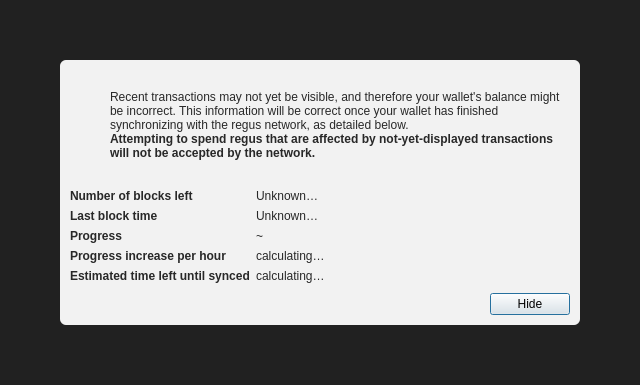
<?xml version="1.0" encoding="UTF-8"?>
<ui version="4.0">
 <class>ModalOverlay</class>
 <widget class="QWidget" name="ModalOverlay">
  <property name="geometry">
   <rect>
    <x>0</x>
    <y>0</y>
    <width>640</width>
    <height>385</height>
   </rect>
  </property>
  <property name="windowTitle">
   <string>Form</string>
  </property>
  <layout class="QVBoxLayout" name="verticalLayout" stretch="0">
   <property name="sizeConstraint">
    <enum>QLayout::SetDefaultConstraint</enum>
   </property>
   <property name="leftMargin">
    <number>0</number>
   </property>
   <property name="topMargin">
    <number>0</number>
   </property>
   <property name="rightMargin">
    <number>0</number>
   </property>
   <property name="bottomMargin">
    <number>0</number>
   </property>
   <item>
    <widget class="QWidget" name="bgWidget" native="true">
     <property name="styleSheet">
      <string notr="true">#bgWidget { background: rgba(0,0,0,220); }</string>
     </property>
     <layout class="QVBoxLayout" name="verticalLayoutMain" stretch="1">
      <property name="leftMargin">
       <number>60</number>
      </property>
      <property name="topMargin">
       <number>60</number>
      </property>
      <property name="rightMargin">
       <number>60</number>
      </property>
      <property name="bottomMargin">
       <number>60</number>
      </property>
      <item>
       <widget class="QWidget" name="contentWidget" native="true">
        <property name="styleSheet">
         <string notr="true">#contentWidget { background: rgba(255,255,255,240); border-radius: 6px; }

QLabel { color: rgb(40,40,40);  }</string>
        </property>
        <layout class="QVBoxLayout" name="verticalLayoutSub" stretch="1,0,0,0">
         <property name="spacing">
          <number>0</number>
         </property>
         <property name="leftMargin">
          <number>10</number>
         </property>
         <property name="topMargin">
          <number>10</number>
         </property>
         <property name="rightMargin">
          <number>10</number>
         </property>
         <property name="bottomMargin">
          <number>10</number>
         </property>
         <item>
          <layout class="QHBoxLayout" name="horizontalLayoutIconText" stretch="0,1">
           <property name="topMargin">
            <number>20</number>
           </property>
           <item>
            <layout class="QVBoxLayout" name="verticalLayoutIcon">
             <property name="leftMargin">
              <number>0</number>
             </property>
             <item>
              <widget class="QPushButton" name="warningIcon">
               <property name="enabled">
                <bool>false</bool>
               </property>
               <property name="text">
                <string/>
               </property>
               <property name="icon">
                <iconset>
                 <normaloff>:/icons/warning</normaloff>
                 <disabledoff>:/icons/warning</disabledoff>:/icons/warning</iconset>
               </property>
               <property name="iconSize">
                <size>
                 <width>48</width>
                 <height>48</height>
                </size>
               </property>
               <property name="flat">
                <bool>true</bool>
               </property>
              </widget>
             </item>
             <item>
              <spacer name="verticalSpacerWarningIcon">
               <property name="orientation">
                <enum>Qt::Vertical</enum>
               </property>
               <property name="sizeHint" stdset="0">
                <size>
                 <width>20</width>
                 <height>40</height>
                </size>
               </property>
              </spacer>
             </item>
            </layout>
           </item>
           <item>
            <layout class="QVBoxLayout" name="verticalLayoutInfoText">
             <property name="leftMargin">
              <number>0</number>
             </property>
             <property name="topMargin">
              <number>0</number>
             </property>
             <item>
              <widget class="QLabel" name="infoText">
               <property name="text">
                <string>Recent transactions may not yet be visible, and therefore your wallet's balance might be incorrect. This information will be correct once your wallet has finished synchronizing with the regus network, as detailed below.</string>
               </property>
               <property name="textFormat">
                <enum>Qt::RichText</enum>
               </property>
               <property name="wordWrap">
                <bool>true</bool>
               </property>
              </widget>
             </item>
             <item>
              <widget class="QLabel" name="infoTextStrong">
               <property name="font">
                <font>
                 <weight>75</weight>
                 <bold>true</bold>
                </font>
               </property>
               <property name="text">
                <string>Attempting to spend regus that are affected by not-yet-displayed transactions will not be accepted by the network.</string>
               </property>
               <property name="textFormat">
                <enum>Qt::RichText</enum>
               </property>
               <property name="wordWrap">
                <bool>true</bool>
               </property>
              </widget>
             </item>
             <item>
              <spacer name="verticalSpacerInTextSpace">
               <property name="orientation">
                <enum>Qt::Vertical</enum>
               </property>
               <property name="sizeHint" stdset="0">
                <size>
                 <width>20</width>
                 <height>40</height>
                </size>
               </property>
              </spacer>
             </item>
            </layout>
           </item>
          </layout>
         </item>
         <item>
          <spacer name="verticalSpacerAfterText">
           <property name="orientation">
            <enum>Qt::Vertical</enum>
           </property>
           <property name="sizeHint" stdset="0">
            <size>
             <width>20</width>
             <height>40</height>
            </size>
           </property>
          </spacer>
         </item>
         <item>
          <layout class="QFormLayout" name="formLayout">
           <property name="fieldGrowthPolicy">
            <enum>QFormLayout::FieldsStayAtSizeHint</enum>
           </property>
           <property name="horizontalSpacing">
            <number>6</number>
           </property>
           <property name="verticalSpacing">
            <number>6</number>
           </property>
           <property name="topMargin">
            <number>10</number>
           </property>
           <item row="0" column="0">
            <widget class="QLabel" name="labelNumberOfBlocksLeft">
             <property name="font">
              <font>
               <weight>75</weight>
               <bold>true</bold>
              </font>
             </property>
             <property name="text">
              <string>Number of blocks left</string>
             </property>
            </widget>
           </item>
           <item row="0" column="1">
            <widget class="QLabel" name="numberOfBlocksLeft">
             <property name="text">
              <string>Unknown…</string>
             </property>
            </widget>
           </item>
           <item row="1" column="0">
            <widget class="QLabel" name="labelLastBlockTime">
             <property name="font">
              <font>
               <weight>75</weight>
               <bold>true</bold>
              </font>
             </property>
             <property name="text">
              <string>Last block time</string>
             </property>
            </widget>
           </item>
           <item row="1" column="1">
            <widget class="QLabel" name="newestBlockDate">
             <property name="sizePolicy">
              <sizepolicy hsizetype="Maximum" vsizetype="Preferred">
               <horstretch>0</horstretch>
               <verstretch>0</verstretch>
              </sizepolicy>
             </property>
             <property name="text">
              <string>Unknown…</string>
             </property>
            </widget>
           </item>
           <item row="2" column="0">
            <widget class="QLabel" name="labelSyncDone">
             <property name="font">
              <font>
               <weight>75</weight>
               <bold>true</bold>
              </font>
             </property>
             <property name="text">
              <string>Progress</string>
             </property>
            </widget>
           </item>
           <item row="2" column="1">
            <layout class="QHBoxLayout" name="horizontalLayoutSync" stretch="0,1">
             <item>
              <widget class="QLabel" name="percentageProgress">
               <property name="text">
                <string notr="true">~</string>
               </property>
              </widget>
             </item>
            </layout>
           </item>
           <item row="4" column="0">
            <widget class="QLabel" name="labelProgressIncrease">
             <property name="font">
              <font>
               <weight>75</weight>
               <bold>true</bold>
              </font>
             </property>
             <property name="text">
              <string>Progress increase per hour</string>
             </property>
            </widget>
           </item>
           <item row="4" column="1">
            <widget class="QLabel" name="progressIncreasePerH">
             <property name="text">
              <string>calculating…</string>
             </property>
            </widget>
           </item>
           <item row="5" column="0">
            <widget class="QLabel" name="labelEstimatedTimeLeft">
             <property name="font">
              <font>
               <weight>75</weight>
               <bold>true</bold>
              </font>
             </property>
             <property name="text">
              <string>Estimated time left until synced</string>
             </property>
            </widget>
           </item>
           <item row="5" column="1">
            <widget class="QLabel" name="expectedTimeLeft">
             <property name="text">
              <string>calculating…</string>
             </property>
            </widget>
           </item>
          </layout>
         </item>
         <item>
          <layout class="QHBoxLayout" name="horizontalLayoutButtons">
           <property name="leftMargin">
            <number>10</number>
           </property>
           <property name="topMargin">
            <number>10</number>
           </property>
           <item>
            <spacer name="horizontalSpacer">
             <property name="orientation">
              <enum>Qt::Horizontal</enum>
             </property>
             <property name="sizeHint" stdset="0">
              <size>
               <width>40</width>
               <height>20</height>
              </size>
             </property>
            </spacer>
           </item>
           <item>
            <widget class="QPushButton" name="closeButton">
             <property name="text">
              <string>Hide</string>
             </property>
             <property name="shortcut">
              <string>Esc</string>
             </property>
             <property name="focusPolicy">
              <enum>Qt::StrongFocus</enum>
             </property>
             <property name="default">
              <bool>true</bool>
             </property>
            </widget>
           </item>
          </layout>
         </item>
        </layout>
       </widget>
      </item>
     </layout>
    </widget>
   </item>
  </layout>
 </widget>
 <resources/>
 <connections/>
</ui>
